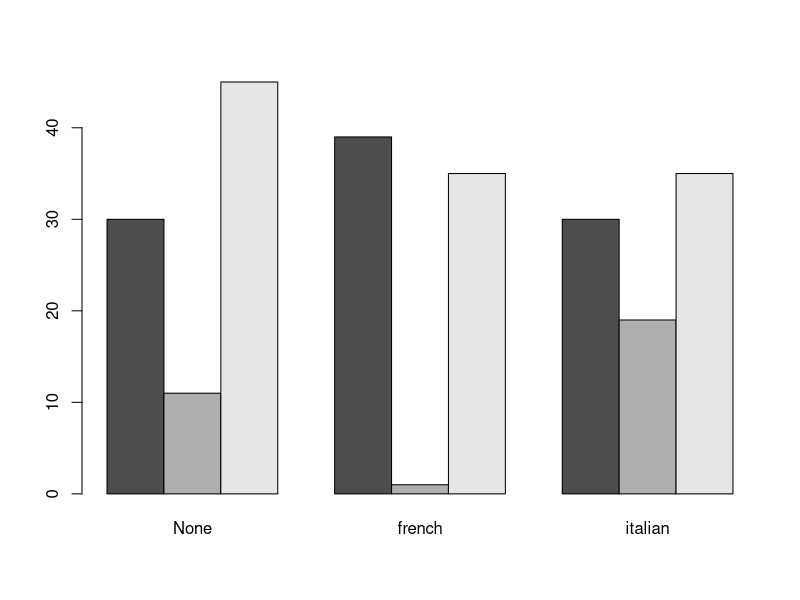
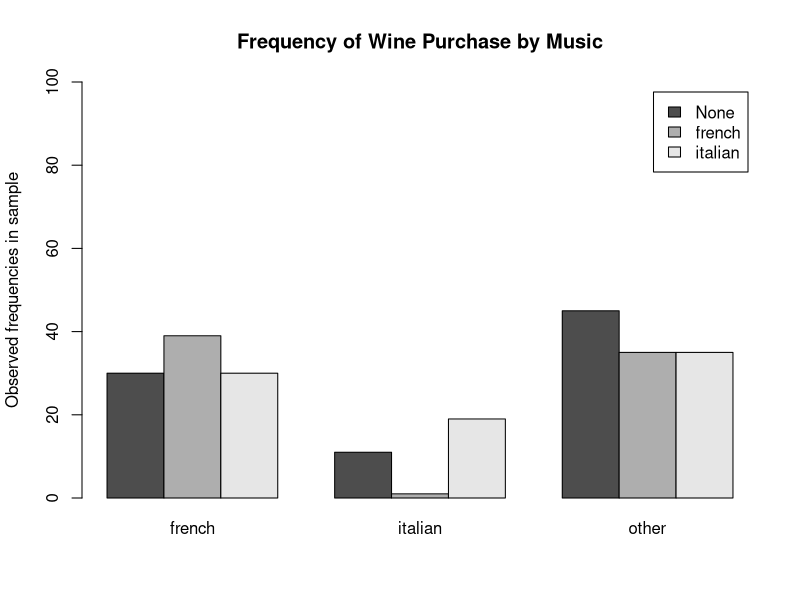

These figures' R source, in order:
## ---- chunk 1
knitr::opts_chunk$set(echo = FALSE)
## ---- chunk 2
row1 = c(30,39,30)
row2 = c(11,1,19)
row3 = c(45,35,35)
data.table = rbind(row1,row2,row3)
dimnames(data.table) = list(wine = c("french","italian","other"),
                            music=c("None","french","italian"))
data.table
## ---- chunk 3
addmargins(data.table)
## ---- chunk 4
prop.table(data.table, 1) 
## ---- chunk 5
barplot(data.table, beside = T)
## ---- chunk 6
barplot(t(data.table), beside=T, legend=T, ylim=c(0,100),
        ylab="Observed frequencies in sample",
        main="Frequency of Wine Purchase by Music")
## ---- chunk 7
chisq.test(data.table)
## ---- chunk 8
row1 = c(28,50)
row2 = c(11,3)
data.table = rbind(row1,row2)
dimnames(data.table) = list(survival = c("alive","dead"),
                            petownership=c("No","Yes"))
addmargins(data.table)
prop.table(data.table)
## ---- chunk 9
chisq.test(data.table)
## ---- chunk 10
chisq.test(data.table, correct = F)
## ---- chunk 11
chisq.test(data.table)$expected
## ---- chunk 12
freqs = c(2, 2, 3, 8, 7, 2) # entered "down the columns"
data.matrix = matrix(freqs, nrow=2) #fills down columns by default
dimnames(data.matrix) = list(treatment=c("Celexa","placebo"),
                             outcome=c("worse","same","better"))
addmargins(prop.table(data.matrix))
## ---- chunk 13
chisq.test(data.matrix)
## ---- chunk 14
chisq.test(data.matrix)$expected
## ---- chunk 15
chisq.test(data.matrix, simulate.p.value=T)
## ---- chunk 16
fisher.test(data.matrix)
